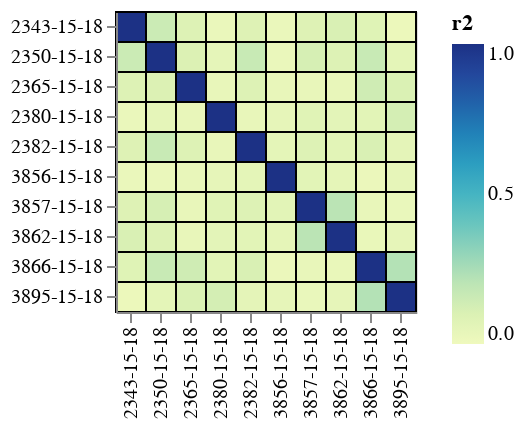

The cell this chart's notebook holds for it:
### Code cell
avg_model = polyclonal.PolyclonalAverage(teens)
avg_model.mut_escape_corr_heatmap()

### Figure 1 — Vega-Lite specification as saved in the notebook (floating-point values rounded to 4 significant figures)
{"config": {"view": {"continuousWidth": 300, "continuousHeight": 300}, "axis": {"labelLimit": 500}}, "data": {"name": "data-b96a47ae8186e8d539a36de46c0ba3be"}, "mark": {"type": "rect", "stroke": "black"}, "encoding": {"color": {"field": "r2", "scale": {"domain": [0, 1], "scheme": "yellowgreenblue"}, "type": "quantitative"}, "facet": {}, "tooltip": [{"field": "r", "format": ".3f", "type": "quantitative"}, {"field": "r2", "format": ".3f", "type": "quantitative"}, {"field": "epitope", "type": "nominal"}, {"field": "serum_1", "type": "quantitative"}, {"field": "age_1", "type": "nominal"}, {"field": "serum_2", "type": "quantitative"}, {"field": "age_2", "type": "nominal"}], "x": {"field": "_label_1", "title": null, "type": "nominal"}, "y": {"field": "_label_2", "title": null, "type": "nominal"}}, "height": {"step": 15}, "width": {"step": 15}, "$schema": "https://vega.github.io/schema/vega-lite/v5.6.1.json", "datasets": {"data-b96a47ae8186e8d539a36de46c0ba3be": [{"r": 1.0, "r2": 1.0, "epitope": "1", "serum_1": 2343, "age_1": "15-18", "serum_2": 2343, "age_2": "15-18", "_label_1": "2343-15-18", "_label_2": "2343-15-18"}, {"r": 0.3905, "r2": 0.1525, "epitope": "1", "serum_1": 2350, "age_1": "15-18", "serum_2": 2343, "age_2": "15-18", "_label_1": "2350-15-18", "_label_2": "2343-15-18"}, {"r": 0.2969, "r2": 0.08816, "epitope": "1", "serum_1": 2365, "age_1": "15-18", "serum_2": 2343, "age_2": "15-18", "_label_1": "2365-15-18", "_label_2": "2343-15-18"}, {"r": 0.2951, "r2": 0.08707, "epitope": "1", "serum_1": 2382, "age_1": "15-18", "serum_2": 2343, "age_2": "15-18", "_label_1": "2382-15-18", "_label_2": "2343-15-18"}, {"r": 0.2819, "r2": 0.07944, "epitope": "1", "serum_1": 3866, "age_1": "15-18", "serum_2": 2343, "age_2": "15-18", "_label_1": "3866-15-18", "_label_2": "2343-15-18"}, {"r": 0.1617, "r2": 0.02614, "epitope": "1", "serum_1": 2380, "age_1": "15-18", "serum_2": 2343, "age_2": "15-18", "_label_1": "2380-15-18", "_label_2": "2343-15-18"}, {"r": 0.1513, "r2": 0.02288, "epitope": "1", "serum_1": 3856, "age_1": "15-18", "serum_2": 2343, "age_2": "15-18", "_label_1": "3856-15-18", "_label_2": "2343-15-18"}, {"r": 0.2925, "r2": 0.08556, "epitope": "1", "serum_1": 3857, "age_1": "15-18", "serum_2": 2343, "age_2": "15-18", "_label_1": "3857-15-18", "_label_2": "2343-15-18"}, {"r": 0.3248, "r2": 0.1055, "epitope": "1", "serum_1": 3862, "age_1": "15-18", "serum_2": 2343, "age_2": "15-18", "_label_1": "3862-15-18", "_label_2": "2343-15-18"}, {"r": 0.1302, "r2": 0.01696, "epitope": "1", "serum_1": 3895, "age_1": "15-18", "serum_2": 2343, "age_2": "15-18", "_label_1": "3895-15-18", "_label_2": "2343-15-18"}, {"r": 0.3905, "r2": 0.1525, "epitope": "1", "serum_1": 2343, "age_1": "15-18", "serum_2": 2350, "age_2": "15-18", "_label_1": "2343-15-18", "_label_2": "2350-15-18"}, {"r": 1.0, "r2": 1.0, "epitope": "1", "serum_1": 2350, "age_1": "15-18", "serum_2": 2350, "age_2": "15-18", "_label_1": "2350-15-18", "_label_2": "2350-15-18"}, {"r": 0.3122, "r2": 0.09745, "epitope": "1", "serum_1": 2365, "age_1": "15-18", "serum_2": 2350, "age_2": "15-18", "_label_1": "2365-15-18", "_label_2": "2350-15-18"}, {"r": 0.4027, "r2": 0.1621, "epitope": "1", "serum_1": 2382, "age_1": "15-18", "serum_2": 2350, "age_2": "15-18", "_label_1": "2382-15-18", "_label_2": "2350-15-18"}, {"r": 0.4027, "r2": 0.1622, "epitope": "1", "serum_1": 3866, "age_1": "15-18", "serum_2": 2350, "age_2": "15-18", "_label_1": "3866-15-18", "_label_2": "2350-15-18"}, {"r": 0.2183, "r2": 0.04768, "epitope": "1", "serum_1": 2380, "age_1": "15-18", "serum_2": 2350, "age_2": "15-18", "_label_1": "2380-15-18", "_label_2": "2350-15-18"}, {"r": 0.1566, "r2": 0.02453, "epitope": "1", "serum_1": 3856, "age_1": "15-18", "serum_2": 2350, "age_2": "15-18", "_label_1": "3856-15-18", "_label_2": "2350-15-18"}, {"r": 0.3435, "r2": 0.118, "epitope": "1", "serum_1": 3857, "age_1": "15-18", "serum_2": 2350, "age_2": "15-18", "_label_1": "3857-15-18", "_label_2": "2350-15-18"}, {"r": 0.3031, "r2": 0.09187, "epitope": "1", "serum_1": 3862, "age_1": "15-18", "serum_2": 2350, "age_2": "15-18", "_label_1": "3862-15-18", "_label_2": "2350-15-18"}, {"r": 0.2371, "r2": 0.05623, "epitope": "1", "serum_1": 3895, "age_1": "15-18", "serum_2": 2350, "age_2": "15-18", "_label_1": "3895-15-18", "_label_2": "2350-15-18"}, {"r": 0.2969, "r2": 0.08816, "epitope": "1", "serum_1": 2343, "age_1": "15-18", "serum_2": 2365, "age_2": "15-18", "_label_1": "2343-15-18", "_label_2": "2365-15-18"}, {"r": 0.3122, "r2": 0.09745, "epitope": "1", "serum_1": 2350, "age_1": "15-18", "serum_2": 2365, "age_2": "15-18", "_label_1": "2350-15-18", "_label_2": "2365-15-18"}, {"r": 1.0, "r2": 1.0, "epitope": "1", "serum_1": 2365, "age_1": "15-18", "serum_2": 2365, "age_2": "15-18", "_label_1": "2365-15-18", "_label_2": "2365-15-18"}, {"r": 0.2976, "r2": 0.08859, "epitope": "1", "serum_1": 2382, "age_1": "15-18", "serum_2": 2365, "age_2": "15-18", "_label_1": "2382-15-18", "_label_2": "2365-15-18"}, {"r": 0.3729, "r2": 0.1391, "epitope": "1", "serum_1": 3866, "age_1": "15-18", "serum_2": 2365, "age_2": "15-18", "_label_1": "3866-15-18", "_label_2": "2365-15-18"}, {"r": 0.1912, "r2": 0.03654, "epitope": "1", "serum_1": 2380, "age_1": "15-18", "serum_2": 2365, "age_2": "15-18", "_label_1": "2380-15-18", "_label_2": "2365-15-18"}, {"r": 0.1841, "r2": 0.03388, "epitope": "1", "serum_1": 3856, "age_1": "15-18", "serum_2": 2365, "age_2": "15-18", "_label_1": "3856-15-18", "_label_2": "2365-15-18"}, {"r": 0.1877, "r2": 0.03522, "epitope": "1", "serum_1": 3857, "age_1": "15-18", "serum_2": 2365, "age_2": "15-18", "_label_1": "3857-15-18", "_label_2": "2365-15-18"}, {"r": 0.1858, "r2": 0.03453, "epitope": "1", "serum_1": 3862, "age_1": "15-18", "serum_2": 2365, "age_2": "15-18", "_label_1": "3862-15-18", "_label_2": "2365-15-18"}, {"r": 0.3196, "r2": 0.1021, "epitope": "1", "serum_1": 3895, "age_1": "15-18", "serum_2": 2365, "age_2": "15-18", "_label_1": "3895-15-18", "_label_2": "2365-15-18"}, {"r": 0.2951, "r2": 0.08707, "epitope": "1", "serum_1": 2343, "age_1": "15-18", "serum_2": 2382, "age_2": "15-18", "_label_1": "2343-15-18", "_label_2": "2382-15-18"}, {"r": 0.4027, "r2": 0.1621, "epitope": "1", "serum_1": 2350, "age_1": "15-18", "serum_2": 2382, "age_2": "15-18", "_label_1": "2350-15-18", "_label_2": "2382-15-18"}, {"r": 0.2976, "r2": 0.08859, "epitope": "1", "serum_1": 2365, "age_1": "15-18", "serum_2": 2382, "age_2": "15-18", "_label_1": "2365-15-18", "_label_2": "2382-15-18"}, {"r": 1.0, "r2": 1.0, "epitope": "1", "serum_1": 2382, "age_1": "15-18", "serum_2": 2382, "age_2": "15-18", "_label_1": "2382-15-18", "_label_2": "2382-15-18"}, {"r": 0.326, "r2": 0.1063, "epitope": "1", "serum_1": 3866, "age_1": "15-18", "serum_2": 2382, "age_2": "15-18", "_label_1": "3866-15-18", "_label_2": "2382-15-18"}, {"r": 0.1879, "r2": 0.03532, "epitope": "1", "serum_1": 2380, "age_1": "15-18", "serum_2": 2382, "age_2": "15-18", "_label_1": "2380-15-18", "_label_2": "2382-15-18"}, {"r": 0.2366, "r2": 0.05599, "epitope": "1", "serum_1": 3856, "age_1": "15-18", "serum_2": 2382, "age_2": "15-18", "_label_1": "3856-15-18", "_label_2": "2382-15-18"}, {"r": 0.2975, "r2": 0.08849, "epitope": "1", "serum_1": 3857, "age_1": "15-18", "serum_2": 2382, "age_2": "15-18", "_label_1": "3857-15-18", "_label_2": "2382-15-18"}, {"r": 0.2558, "r2": 0.06545, "epitope": "1", "serum_1": 3862, "age_1": "15-18", "serum_2": 2382, "age_2": "15-18", "_label_1": "3862-15-18", "_label_2": "2382-15-18"}, {"r": 0.2388, "r2": 0.05702, "epitope": "1", "serum_1": 3895, "age_1": "15-18", "serum_2": 2382, "age_2": "15-18", "_label_1": "3895-15-18", "_label_2": "2382-15-18"}, {"r": 0.2819, "r2": 0.07944, "epitope": "1", "serum_1": 2343, "age_1": "15-18", "serum_2": 3866, "age_2": "15-18", "_label_1": "2343-15-18", "_label_2": "3866-15-18"}, {"r": 0.4027, "r2": 0.1622, "epitope": "1", "serum_1": 2350, "age_1": "15-18", "serum_2": 3866, "age_2": "15-18", "_label_1": "2350-15-18", "_label_2": "3866-15-18"}, {"r": 0.3729, "r2": 0.1391, "epitope": "1", "serum_1": 2365, "age_1": "15-18", "serum_2": 3866, "age_2": "15-18", "_label_1": "2365-15-18", "_label_2": "3866-15-18"}, {"r": 0.326, "r2": 0.1063, "epitope": "1", "serum_1": 2382, "age_1": "15-18", "serum_2": 3866, "age_2": "15-18", "_label_1": "2382-15-18", "_label_2": "3866-15-18"}, {"r": 1.0, "r2": 1.0, "epitope": "1", "serum_1": 3866, "age_1": "15-18", "serum_2": 3866, "age_2": "15-18", "_label_1": "3866-15-18", "_label_2": "3866-15-18"}, {"r": 0.2546, "r2": 0.06482, "epitope": "1", "serum_1": 2380, "age_1": "15-18", "serum_2": 3866, "age_2": "15-18", "_label_1": "2380-15-18", "_label_2": "3866-15-18"}, {"r": 0.1395, "r2": 0.01947, "epitope": "1", "serum_1": 3856, "age_1": "15-18", "serum_2": 3866, "age_2": "15-18", "_label_1": "3856-15-18", "_label_2": "3866-15-18"}, {"r": 0.1812, "r2": 0.03282, "epitope": "1", "serum_1": 3857, "age_1": "15-18", "serum_2": 3866, "age_2": "15-18", "_label_1": "3857-15-18", "_label_2": "3866-15-18"}, {"r": 0.1762, "r2": 0.03106, "epitope": "1", "serum_1": 3862, "age_1": "15-18", "serum_2": 3866, "age_2": "15-18", "_label_1": "3862-15-18", "_label_2": "3866-15-18"}, {"r": 0.471, "r2": 0.2218, "epitope": "1", "serum_1": 3895, "age_1": "15-18", "serum_2": 3866, "age_2": "15-18", "_label_1": "3895-15-18", "_label_2": "3866-15-18"}, {"r": 0.1617, "r2": 0.02614, "epitope": "1", "serum_1": 2343, "age_1": "15-18", "serum_2": 2380, "age_2": "15-18", "_label_1": "2343-15-18", "_label_2": "2380-15-18"}, {"r": 0.2183, "r2": 0.04768, "epitope": "1", "serum_1": 2350, "age_1": "15-18", "serum_2": 2380, "age_2": "15-18", "_label_1": "2350-15-18", "_label_2": "2380-15-18"}, {"r": 0.1912, "r2": 0.03654, "epitope": "1", "serum_1": 2365, "age_1": "15-18", "serum_2": 2380, "age_2": "15-18", "_label_1": "2365-15-18", "_label_2": "2380-15-18"}, {"r": 0.1879, "r2": 0.03532, "epitope": "1", "serum_1": 2382, "age_1": "15-18", "serum_2": 2380, "age_2": "15-18", "_label_1": "2382-15-18", "_label_2": "2380-15-18"}, {"r": 0.2546, "r2": 0.06482, "epitope": "1", "serum_1": 3866, "age_1": "15-18", "serum_2": 2380, "age_2": "15-18", "_label_1": "3866-15-18", "_label_2": "2380-15-18"}, {"r": 1.0, "r2": 1.0, "epitope": "1", "serum_1": 2380, "age_1": "15-18", "serum_2": 2380, "age_2": "15-18", "_label_1": "2380-15-18", "_label_2": "2380-15-18"}, {"r": 0.2103, "r2": 0.04423, "epitope": "1", "serum_1": 3856, "age_1": "15-18", "serum_2": 2380, "age_2": "15-18", "_label_1": "3856-15-18", "_label_2": "2380-15-18"}, {"r": 0.2743, "r2": 0.07523, "epitope": "1", "serum_1": 3857, "age_1": "15-18", "serum_2": 2380, "age_2": "15-18", "_label_1": "3857-15-18", "_label_2": "2380-15-18"}, {"r": 0.2409, "r2": 0.05803, "epitope": "1", "serum_1": 3862, "age_1": "15-18", "serum_2": 2380, "age_2": "15-18", "_label_1": "3862-15-18", "_label_2": "2380-15-18"}, {"r": 0.352, "r2": 0.1239, "epitope": "1", "serum_1": 3895, "age_1": "15-18", "serum_2": 2380, "age_2": "15-18", "_label_1": "3895-15-18", "_label_2": "2380-15-18"}, {"r": 0.1513, "r2": 0.02288, "epitope": "1", "serum_1": 2343, "age_1": "15-18", "serum_2": 3856, "age_2": "15-18", "_label_1": "2343-15-18", "_label_2": "3856-15-18"}, {"r": 0.1566, "r2": 0.02453, "epitope": "1", "serum_1": 2350, "age_1": "15-18", "serum_2": 3856, "age_2": "15-18", "_label_1": "2350-15-18", "_label_2": "3856-15-18"}, {"r": 0.1841, "r2": 0.03388, "epitope": "1", "serum_1": 2365, "age_1": "15-18", "serum_2": 3856, "age_2": "15-18", "_label_1": "2365-15-18", "_label_2": "3856-15-18"}, {"r": 0.2366, "r2": 0.05599, "epitope": "1", "serum_1": 2382, "age_1": "15-18", "serum_2": 3856, "age_2": "15-18", "_label_1": "2382-15-18", "_label_2": "3856-15-18"}, {"r": 0.1395, "r2": 0.01947, "epitope": "1", "serum_1": 3866, "age_1": "15-18", "serum_2": 3856, "age_2": "15-18", "_label_1": "3866-15-18", "_label_2": "3856-15-18"}, {"r": 0.2103, "r2": 0.04423, "epitope": "1", "serum_1": 2380, "age_1": "15-18", "serum_2": 3856, "age_2": "15-18", "_label_1": "2380-15-18", "_label_2": "3856-15-18"}, {"r": 1.0, "r2": 1.0, "epitope": "1", "serum_1": 3856, "age_1": "15-18", "serum_2": 3856, "age_2": "15-18", "_label_1": "3856-15-18", "_label_2": "3856-15-18"}, {"r": 0.2577, "r2": 0.06642, "epitope": "1", "serum_1": 3857, "age_1": "15-18", "serum_2": 3856, "age_2": "15-18", "_label_1": "3857-15-18", "_label_2": "3856-15-18"}, {"r": 0.2288, "r2": 0.05233, "epitope": "1", "serum_1": 3862, "age_1": "15-18", "serum_2": 3856, "age_2": "15-18", "_label_1": "3862-15-18", "_label_2": "3856-15-18"}, {"r": 0.2145, "r2": 0.04599, "epitope": "1", "serum_1": 3895, "age_1": "15-18", "serum_2": 3856, "age_2": "15-18", "_label_1": "3895-15-18", "_label_2": "3856-15-18"}, {"r": 0.2925, "r2": 0.08556, "epitope": "1", "serum_1": 2343, "age_1": "15-18", "serum_2": 3857, "age_2": "15-18", "_label_1": "2343-15-18", "_label_2": "3857-15-18"}, {"r": 0.3435, "r2": 0.118, "epitope": "1", "serum_1": 2350, "age_1": "15-18", "serum_2": 3857, "age_2": "15-18", "_label_1": "2350-15-18", "_label_2": "3857-15-18"}, {"r": 0.1877, "r2": 0.03522, "epitope": "1", "serum_1": 2365, "age_1": "15-18", "serum_2": 3857, "age_2": "15-18", "_label_1": "2365-15-18", "_label_2": "3857-15-18"}, {"r": 0.2975, "r2": 0.08849, "epitope": "1", "serum_1": 2382, "age_1": "15-18", "serum_2": 3857, "age_2": "15-18", "_label_1": "2382-15-18", "_label_2": "3857-15-18"}, {"r": 0.1812, "r2": 0.03282, "epitope": "1", "serum_1": 3866, "age_1": "15-18", "serum_2": 3857, "age_2": "15-18", "_label_1": "3866-15-18", "_label_2": "3857-15-18"}, {"r": 0.2743, "r2": 0.07523, "epitope": "1", "serum_1": 2380, "age_1": "15-18", "serum_2": 3857, "age_2": "15-18", "_label_1": "2380-15-18", "_label_2": "3857-15-18"}, {"r": 0.2577, "r2": 0.06642, "epitope": "1", "serum_1": 3856, "age_1": "15-18", "serum_2": 3857, "age_2": "15-18", "_label_1": "3856-15-18", "_label_2": "3857-15-18"}, {"r": 1.0, "r2": 1.0, "epitope": "1", "serum_1": 3857, "age_1": "15-18", "serum_2": 3857, "age_2": "15-18", "_label_1": "3857-15-18", "_label_2": "3857-15-18"}, {"r": 0.4538, "r2": 0.206, "epitope": "1", "serum_1": 3862, "age_1": "15-18", "serum_2": 3857, "age_2": "15-18", "_label_1": "3862-15-18", "_label_2": "3857-15-18"}, {"r": 0.1659, "r2": 0.02754, "epitope": "1", "serum_1": 3895, "age_1": "15-18", "serum_2": 3857, "age_2": "15-18", "_label_1": "3895-15-18", "_label_2": "3857-15-18"}, {"r": 0.3248, "r2": 0.1055, "epitope": "1", "serum_1": 2343, "age_1": "15-18", "serum_2": 3862, "age_2": "15-18", "_label_1": "2343-15-18", "_label_2": "3862-15-18"}, {"r": 0.3031, "r2": 0.09187, "epitope": "1", "serum_1": 2350, "age_1": "15-18", "serum_2": 3862, "age_2": "15-18", "_label_1": "2350-15-18", "_label_2": "3862-15-18"}, {"r": 0.1858, "r2": 0.03453, "epitope": "1", "serum_1": 2365, "age_1": "15-18", "serum_2": 3862, "age_2": "15-18", "_label_1": "2365-15-18", "_label_2": "3862-15-18"}, {"r": 0.2558, "r2": 0.06545, "epitope": "1", "serum_1": 2382, "age_1": "15-18", "serum_2": 3862, "age_2": "15-18", "_label_1": "2382-15-18", "_label_2": "3862-15-18"}, {"r": 0.1762, "r2": 0.03106, "epitope": "1", "serum_1": 3866, "age_1": "15-18", "serum_2": 3862, "age_2": "15-18", "_label_1": "3866-15-18", "_label_2": "3862-15-18"}, {"r": 0.2409, "r2": 0.05803, "epitope": "1", "serum_1": 2380, "age_1": "15-18", "serum_2": 3862, "age_2": "15-18", "_label_1": "2380-15-18", "_label_2": "3862-15-18"}, {"r": 0.2288, "r2": 0.05233, "epitope": "1", "serum_1": 3856, "age_1": "15-18", "serum_2": 3862, "age_2": "15-18", "_label_1": "3856-15-18", "_label_2": "3862-15-18"}, {"r": 0.4538, "r2": 0.206, "epitope": "1", "serum_1": 3857, "age_1": "15-18", "serum_2": 3862, "age_2": "15-18", "_label_1": "3857-15-18", "_label_2": "3862-15-18"}, {"r": 1.0, "r2": 1.0, "epitope": "1", "serum_1": 3862, "age_1": "15-18", "serum_2": 3862, "age_2": "15-18", "_label_1": "3862-15-18", "_label_2": "3862-15-18"}, {"r": 0.2102, "r2": 0.04418, "epitope": "1", "serum_1": 3895, "age_1": "15-18", "serum_2": 3862, "age_2": "15-18", "_label_1": "3895-15-18", "_label_2": "3862-15-18"}, {"r": 0.1302, "r2": 0.01696, "epitope": "1", "serum_1": 2343, "age_1": "15-18", "serum_2": 3895, "age_2": "15-18", "_label_1": "2343-15-18", "_label_2": "3895-15-18"}, {"r": 0.2371, "r2": 0.05623, "epitope": "1", "serum_1": 2350, "age_1": "15-18", "serum_2": 3895, "age_2": "15-18", "_label_1": "2350-15-18", "_label_2": "3895-15-18"}, {"r": 0.3196, "r2": 0.1021, "epitope": "1", "serum_1": 2365, "age_1": "15-18", "serum_2": 3895, "age_2": "15-18", "_label_1": "2365-15-18", "_label_2": "3895-15-18"}, {"r": 0.2388, "r2": 0.05702, "epitope": "1", "serum_1": 2382, "age_1": "15-18", "serum_2": 3895, "age_2": "15-18", "_label_1": "2382-15-18", "_label_2": "3895-15-18"}, {"r": 0.471, "r2": 0.2218, "epitope": "1", "serum_1": 3866, "age_1": "15-18", "serum_2": 3895, "age_2": "15-18", "_label_1": "3866-15-18", "_label_2": "3895-15-18"}, {"r": 0.352, "r2": 0.1239, "epitope": "1", "serum_1": 2380, "age_1": "15-18", "serum_2": 3895, "age_2": "15-18", "_label_1": "2380-15-18", "_label_2": "3895-15-18"}, {"r": 0.2145, "r2": 0.04599, "epitope": "1", "serum_1": 3856, "age_1": "15-18", "serum_2": 3895, "age_2": "15-18", "_label_1": "3856-15-18", "_label_2": "3895-15-18"}, {"r": 0.1659, "r2": 0.02754, "epitope": "1", "serum_1": 3857, "age_1": "15-18", "serum_2": 3895, "age_2": "15-18", "_label_1": "3857-15-18", "_label_2": "3895-15-18"}, {"r": 0.2102, "r2": 0.04418, "epitope": "1", "serum_1": 3862, "age_1": "15-18", "serum_2": 3895, "age_2": "15-18", "_label_1": "3862-15-18", "_label_2": "3895-15-18"}, {"r": 1.0, "r2": 1.0, "epitope": "1", "serum_1": 3895, "age_1": "15-18", "serum_2": 3895, "age_2": "15-18", "_label_1": "3895-15-18", "_label_2": "3895-15-18"}]}}
